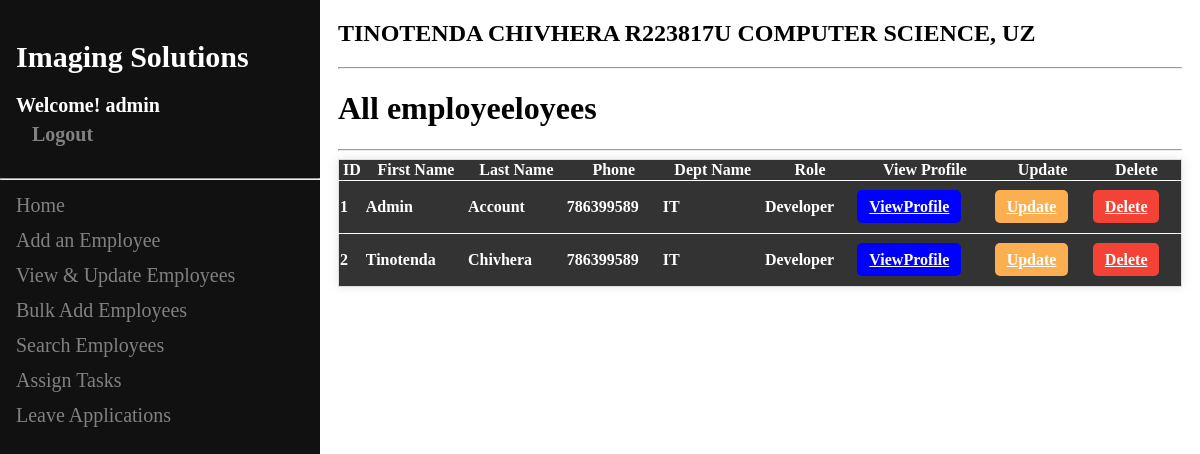
Screenshot of /all_user (signed in) with the database file from the repository.
### ems/models.py (models this page shows, shortened)
class User(AbstractUser):
    phone = models.IntegerField(default=0, null=True, blank=True)
    dept = models.ForeignKey(Department, on_delete=models.CASCADE,related_name="dept", default=1)
    role = models.ForeignKey(Role, on_delete=models.CASCADE,related_name="role", default=1)
    hours_worked = models.IntegerField(default=0, null=True, blank=True)

class Department(models.Model):
    name = models.CharField(max_length=100, null=False)

class Role(models.Model):
    name = models.CharField(max_length=50)

### ems/views.py (the view)
# urls.py: path('all_user',views.all_user , name = 'all_user'),
def all_user(request):
    queryset = User.objects.all()
    context = {"employees":queryset}
    return render(request, "all_user.html", context)

### ems/templates/all_user.html (shortened to what this page needs)
{% extends 'super_base.html' %}
{% block content %}
    <div class="container-fluid">
        <h1>All employeeloyees</h1>
        <hr>
        <table class="table">
            <thead>
              <tr>
                <th scope="col">ID</th>
                <th scope="col">First Name</th>
                <th scope="col">Last Name</th>
                <th scope="col">Phone</th>
                <th scope="col">Dept Name</th>
                <th scope="col">Role</th>
                <th scope="col">View Profile</th>
                <th scope="col">Update</th>
                <th scope="col">Delete</th>
              </tr>
            </thead>
            {%for employee in employees%}
            <tbody>
              <tr>
                <td>{{employee.id}}</td>
                <td>{{employee.first_name}}</td>
                <td>{{employee.last_name}}</td>
                <td>{{employee.phone}}</td>
                <td>{{employee.dept.name}}</td>
                <td>{{employee.role.name}}</td>
                <td>
                  <p>{{ object.name }} <a href="{% url 'view_profile' employee.id %}" class="view-btn">ViewProfile</a></p>
              </td>
                <td>
                    <p>{{ object.name }} <a href="{% url 'update_user' employee.id %}" class="update-btn">Update</a></p>
                </td>
                <td>
                  <p>{{ object.name }} <a href="{% url 'delete_user_id' employee.id %}" class="delete-btn">Delete</a></p>
              </td>
              </tr>
            </tbody>
            {% endfor %}
          </table>
    </div>
{% endblock %}

### ems/templates/super_base.html (shortened to what this page needs)
<!DOCTYPE html>
<html lang="en">
<head>
</head>
<body>
<div class="sidenav">
    <h1 class="headi">Imaging Solutions</h1>
    {% if request.user.is_authenticated %}
    <h3 class="headi2">Welcome! {{ request.user.username }} <a href="{% url 'logout' %}">Logout</a></h3>
    {% endif %}
    <hr class="">
    <a href="/">Home</a>
    {% if request.user.is_authenticated %}
    <a class="nav-menu" href="{% url 'add_user' %}" role="button">Add an Employee</a>
    <a class="nav-menu" href="{% url 'all_user' %}" role="button">View & Update Employees</a>
    <a class="nav-menu" href="{% url 'bulk_upload' %}" role="button">Bulk Add Employees</a>
    <a class="nav-menu" href="{% url 'filter_user' %}" role="button">Search Employees</a>
    <a class="nav-menu" href="{% url 'assign_task' %}" role="button">Assign Tasks</a>
    <a class="nav-menu" href="{% url 'approve_leave' %}" role="button">Leave Applications</a>
    {% else %}
    <a href="{% url 'login' %}">Login</a>
    {% endif %}
</div>
<div class="main">
    <div class="">
        <div class="">
            <h2 class="">TINOTENDA CHIVHERA R223817U COMPUTER SCIENCE, UZ</h2>
            <hr class="">
            {% block content %}
            {% endblock %}
        </div>
    </div>
</div>
</body>
</html>

### ems/templates/super_base.html (style rules this page uses)
.sidenav { height: 100%; width: 320px; position: fixed; z-index: 1; top: 0; left: 0; background-color: #111; overflow-x: hidden; padding-top: 20px; }
.sidenav a { padding: 6px 8px 6px 16px; text-decoration: none; font-size: 20px; color: #818181; display: block; }
.headi { padding: 0px 4px 0px 16px; text-decoration: none; font-size: 30px; color: #fff; display: block; }
.headi2 { padding: 0px 0px 6px 16px; text-decoration: none; font-size: 20px; color: #fff; display: block; }
.main { margin-left: 320px; padding: 0px 10px; }
table { border-collapse: collapse; width: 100%; font-size: 16px; border: 1px solid #ddd; box-shadow: 0 0 10px rgba(0,0,0,0.1); }
th, td { background-color: #333; color: #fff; font-weight: bold; }
td { border-top: 1px solid #fff; }
.update-btn, .delete-btn, .view-btn, .vieww-btn { padding: 8px 12px; border: none; border-radius: 5px; cursor: pointer; }
.update-btn { background-color: #FCAF50; color: #fff; }
.view-btn { background-color: blue; color: #fff; }
.delete-btn { background-color: #F44336; color: #fff; }
tbody tr:nth-child(odd) { background-color: #fff; }

### rows the page displays
User: user.username "admin", id "1", first_name "Admin", last_name "Account", phone "786399589", dept.name "IT", role.name "Developer"
User: id "2", first_name "Tinotenda", last_name "Chivhera", phone "786399589", dept.name "IT", role.name "Developer"
